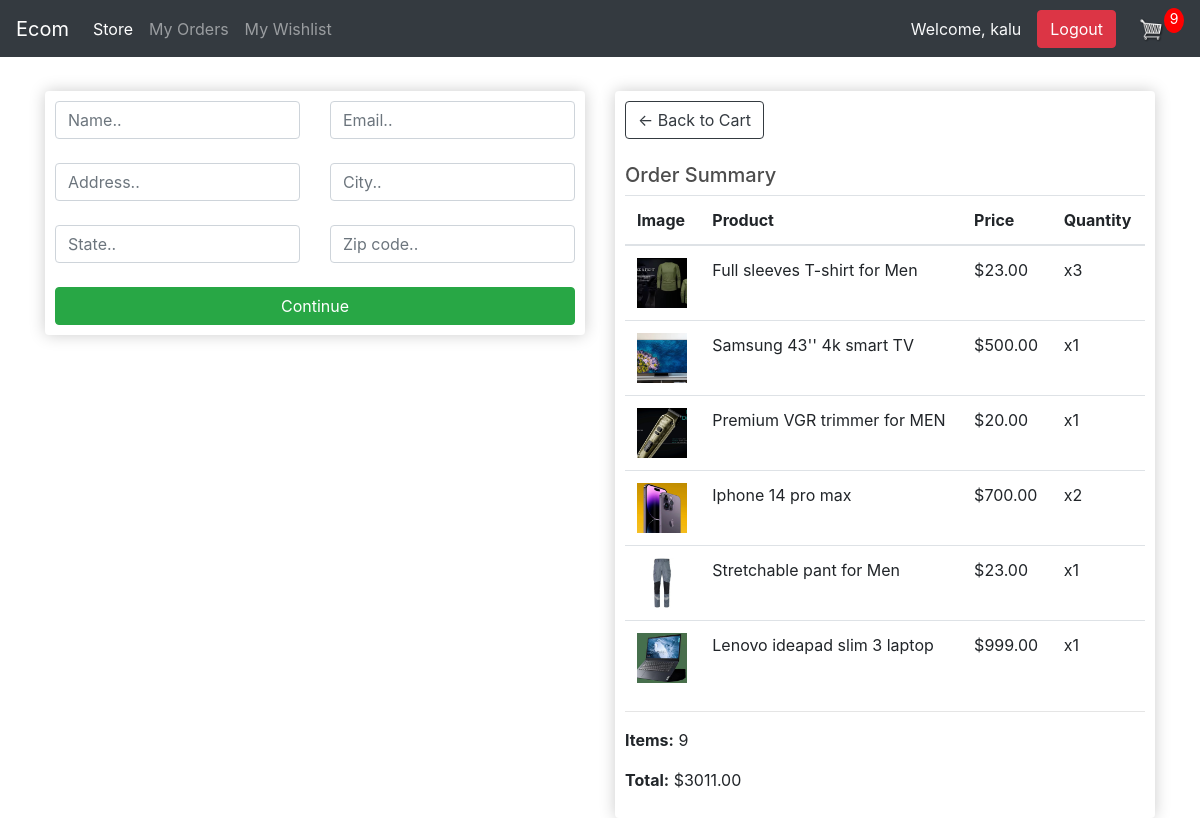
Page /checkout/ (signed in) on the earlier database version.
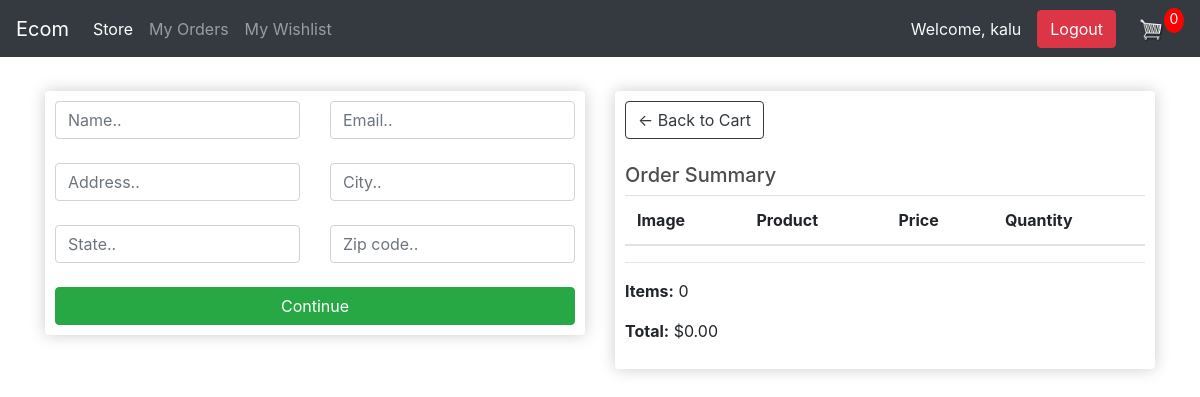
Same page on the later database version.
### store/models.py (models this page shows, shortened)
class Order(models.Model):
    customer = models.ForeignKey(Customer, on_delete=models.SET_NULL, null=True, blank=True)
    date_ordered = models.DateTimeField(auto_now_add=True)
    complete = models.BooleanField(default=False)
    transaction_id = models.CharField(max_length=100, null=True)
    @property
    def get_cart_total(self):
        order_items = self.orderitem_set.all()
        return sum([item.get_total for item in order_items])
    @property
    def get_cart_items(self):
        order_items = self.orderitem_set.all()
        return sum([item.quantity for item in order_items])

class OrderItem(models.Model):
	product = models.ForeignKey(Product, on_delete=models.SET_NULL, null=True)
	order = models.ForeignKey(Order, on_delete=models.SET_NULL, null=True)
	quantity = models.IntegerField(default=0, null=True, blank=True)
	date_added = models.DateTimeField(auto_now_add=True)
	@property
	def get_total(self):
		total = self.product.price * self.quantity
		return total

class Product(models.Model):
    name = models.CharField(max_length=200)
    price = models.DecimalField(max_digits=10, decimal_places=2)
    digital = models.BooleanField(default=False, null=True, blank=True)
    category = models.ForeignKey(Category, on_delete=models.SET_NULL, null=True, blank=True)
    image = models.ImageField(null=True, blank=True, upload_to='products/')  # Add image field
    @property
    def imageURL(self):
        if self.image and hasattr(self.image, 'url'):
            return self.image.url
        else:
            return '/static/store/images/blank.jpg'  # Return a default image URL

### store/views.py (the view)
# urls.py: path('checkout/', views.checkout, name="checkout"),
def checkout(request):
    if request.user.is_authenticated:
        customer, created = Customer.objects.get_or_create(user=request.user)
        order, created = Order.objects.get_or_create(customer=customer, complete=False)
        items = order.orderitem_set.all()
    else:
        items = []
        order = {'get_cart_total': 0, 'get_cart_items': 0}
    context = {'items': items, 'order': order}
    return render(request, 'store/checkout.html', context)

### store/templates/store/checkout.html (shortened to what this page needs)
{% extends 'store/main.html' %}
{% load static %}
{% block content %}
    <div class="row">
        <div class="col-lg-6">
            <div class="box-element">
                <form id="form" method="POST">
                    <div class="row">
                        <div class="col-md-6">
                            <input type="text" id="name" class="form-control" placeholder="Name.." required>
                        </div>
                        <div class="col-md-6">
                            <input type="email" id="email" class="form-control" placeholder="Email.." required>
                        </div>
                    </div>
                    <br>
                    <div class="row">
                        <div class="col-md-6">
                            <input type="text" id="address" class="form-control" placeholder="Address.." required>
                        </div>
                        <div class="col-md-6">
                            <input type="text" id="city" class="form-control" placeholder="City.." required>
                        </div>
                    </div>
                    <br>
                    <div class="row">
                        <div class="col-md-6">
                            <input type="text" id="state" class="form-control" placeholder="State.." required>
                        </div>
                        <div class="col-md-6">
                            <input type="text" id="zipcode" class="form-control" placeholder="Zip code.." required>
                        </div>
                    </div>
                    <br>
                    <button type="submit" class="btn btn-success btn-block">Continue</button>
                </form>
            </div>
        </div>
        <div class="col-lg-6">
            <div class="box-element">
                <a href="{% url 'cart' %}" class="btn btn-outline-dark">&#x2190; Back to Cart</a>
                <br><br>
                <h5>Order Summary</h5>
                <table class="table">
                    <thead>
                        <tr>
                            <th>Image</th>
                            <th>Product</th>
                            <th>Price</th>
                            <th>Quantity</th>
                        </tr>
                    </thead>
                    <tbody>
                        {% for item in items %}
                        <tr>
                            <td>
                                <img src="{{ item.product.imageURL }}" alt="{{ item.product.name }}" style="width: 50px; height: 50px; object-fit: cover;">
                            </td>
                            <td>{{ item.product.name }}</td>
                            <td>${{ item.product.price|floatformat:2 }}</td>
                            <td>x{{ item.quantity }}</td>
                        </tr>
                        {% endfor %}
                    </tbody>
                </table>
                <hr>
                <p><strong>Items:</strong> {{ order.get_cart_items }}</p>
                <p><strong>Total:</strong> ${{ order.get_cart_total|floatformat:2 }}</p>
            </div>
        </div>
    </div>
{% endblock content %}

### store/templates/store/main.html (shortened to what this page needs)
<!DOCTYPE html>
{% load static %}
<html lang="en">
<head>
    <link rel="stylesheet" type="text/css" href="{% static 'css/style.css' %}">
    <link rel="stylesheet" href="https://stackpath.bootstrapcdn.com/bootstrap/4.4.1/css/bootstrap.min.css">
</head>
<body>
  <nav class="navbar navbar-expand-lg navbar-dark bg-dark">
    <a class="navbar-brand" href="{% url 'store' %}">Ecom</a>
    <div class="collapse navbar-collapse" id="navbarSupportedContent">
        <ul class="navbar-nav mr-auto">
            <li class="nav-item active">
                <a class="nav-link" href="{% url 'store' %}">Store <span class="sr-only">(current)</span></a>
            </li>
            <li class="nav-item">
                <a class="nav-link" href="{% url 'my_orders' %}">My Orders</a>
            </li>
            <li class="nav-item">
                <a class="nav-link" href="{% url 'wishlist' %}">My Wishlist</a>
            </li>
        </ul>
        <div class="form-inline my-2 my-lg-0">
            {% if user.is_authenticated %}
                <span class="navbar-text text-light mr-3">Welcome, {{ user.username }}</span>
                <form method="POST" action="{% url 'logout' %}" style="display: inline;">
                    <button type="submit" class="btn btn-danger mr-2">Logout</button>
                </form>
            {% else %}
                <a href="{% url 'login' %}" class="btn btn-warning mr-2">Login</a>
                <a href="{% url 'register' %}" class="btn btn-success mr-2">Register</a>
            {% endif %}
            <a href="{% url 'cart' %}">
                <img id="cart-icon" src="{% static 'images/cart.png' %}">
            </a>
            <p id="cart-total">{{ order.get_cart_items }}</p>
        </div>
    </div>
</nav>
     <div class="container">
            <br>
            {% block content %}
            {% endblock content %}
         </div>
</body>
</html>

Differences in the rows shown:
no longer on this page (row edited): Order: get_cart_items "9", get_cart_total "3011.00"
removed OrderItem: product.imageURL (picture), product.name "Full sleeves T-shirt for Men", product.price "23.00", quantity "3"
removed OrderItem: product.imageURL (picture), product.name "Samsung 43'' 4k smart TV", product.price "500.00", quantity "1"
removed OrderItem: product.imageURL (picture), product.name "Premium VGR trimmer for MEN", product.price "20.00", quantity "1"
removed OrderItem: product.imageURL (picture), product.name "Iphone 14 pro max", product.price "700.00", quantity "2"
removed OrderItem: product.imageURL (picture), product.name "Stretchable pant for Men", product.price "23.00", quantity "1"
removed OrderItem: product.imageURL (picture), product.name "Lenovo ideapad slim 3 laptop", product.price "999.00", quantity "1"
added Order: get_cart_items "0", get_cart_total "0.00"
